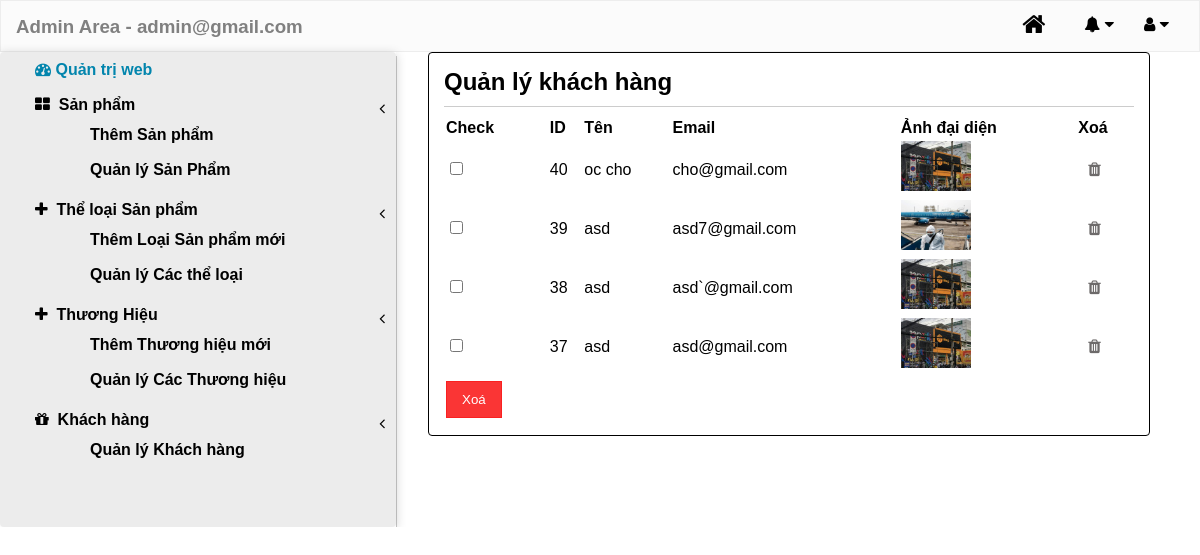
The app's page /admin_area/index.php?action=view_users (signed in) with its own data.
### tables this page shows
CREATE TABLE `user` (
  `id` int(100) NOT NULL,
  `ip_address` varchar(255) NOT NULL,
  `name` text NOT NULL,
  `email` varchar(255) NOT NULL,
  `password` varchar(100) NOT NULL,
  `country` varchar(100) DEFAULT NULL,
  `city` varchar(100) DEFAULT NULL,
  `contact` text NOT NULL,
  `user_address` text NOT NULL,
  `image` varchar(255) NOT NULL,
  `role` varchar(50) NOT NULL DEFAULT 'guest',
  `visible` tinyint(1) NOT NULL DEFAULT 1
);

### admin_area/includes/view_users.php (the view, shortened to what this page needs)
<div class="view_product_box">
    <h2>Quản lý khách hàng</h2>
    <div class="border_bottom"></div>
    <form action="" method="POST" enctype="multipart/form-data">
        <table width=100%>
            <thead>
                <tr>
                    <th>Check</th>
                    <th>ID</th>
                    <th>Tên</th>
                    <th>Email</th>
                    <th>Ảnh đại diện</th>
                    <th>Xoá</th>
                </tr>
            </thead>
            <?php
            $all_users = mysqli_query($con, "SELECT * FROM user order by id DESC");
            while ($row = mysqli_fetch_array($all_users)) {
            ?>
                <tbody>
                    <tr>
                        <?php
                            if($row['role'] !='admin'){
                        ?>
                        <td><input type="checkbox" name="deleteAll[]" value="<?php echo ($row['id']); ?>"></td>
                        <td><?php echo ($row['id']); ?></td>
                        <td><?php echo ($row['name']); ?></td>
                        <td><?php echo ($row['email']) ?></td>
                        <td>
                            <?php if ($row['image'] != '') { ?>
                                <img src="../upload-files/<?php echo ($row['image']) ?>" width="70px" height="50px" alt="">
                            <?php } else { ?>
                                <img src="../images/profile-icon.png" width="70px" height="50px" alt="">
                            <?php } ?>
                        </td>
                        <td><a href="index.php?action=view_users&delete_user=<?php echo ($row['id']); ?>"><i class="fa fa-trash" aria-hidden="true"></a></td>
                        <?php
                            }
                        ?>
                    </tr>
                </tbody>
            <?php
            }
            ?>
            <tr>
                <td><input type="submit" name="delete_all" value="Xoá"></td>
            </tr>
        </table>
    </form>
</div>

### admin_area/styles/desktop.css (style rules this page uses)
html, body, div, span, applet, object, iframe, h1, h2, h3, h4, h5, h6, p, blockquote, pre, a, abbr, acronym, address, big, cite, code, del, dfn, em, img, ins, kbd, q, s, samp, small, strike, strong, sub, sup, tt, var, b, u, i, center, dl, dt, dd, ol, ul, li, fieldset, form, label, legend, table, caption, tbody, tfoot, thead, tr, th, td, article, aside, canvas, details, embed, figure, figcaption, footer, header, hgroup, menu, nav, output, ruby, section, summary, time, mark, audio, video { margin: 0; padding: 0; border: 0; }
body { font-family: Arial, Helvetica, sans-serif; }
.border_bottom { border-bottom: 0.01px solid rgba(0, 0, 0, 0.2); margin: 10px 0; }
.view_product_box th, .view_product_box td { text-align: left; }
.view_product_box input[type=submit] { padding: 10px 15px; background-color: rgba(250, 32, 32,0.9); border: 0.01px solid rgba(250, 32, 32, 0.9); color: white; }
.fa-trash { color: rgb(109, 106, 106); margin-left: 10px; }
td { line-height: 25px; }
tr { border: 1px solid black; }

### records on screen
user: id "40", name "oc cho", email "cho@gmail.com", image (picture)
user: id "39", name "asd", email "asd7@gmail.com", image (picture)
user: id "38", name "asd", email "asd`@gmail.com", image (picture)
user: id "37", name "asd", email "asd@gmail.com", image (picture)

### other values on screen
$_SESSION['email'] "admin@gmail.com"
